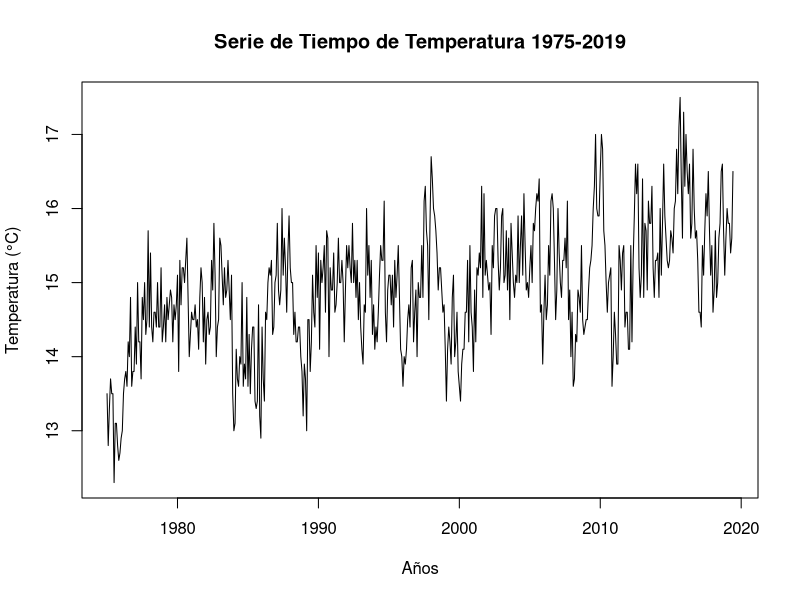
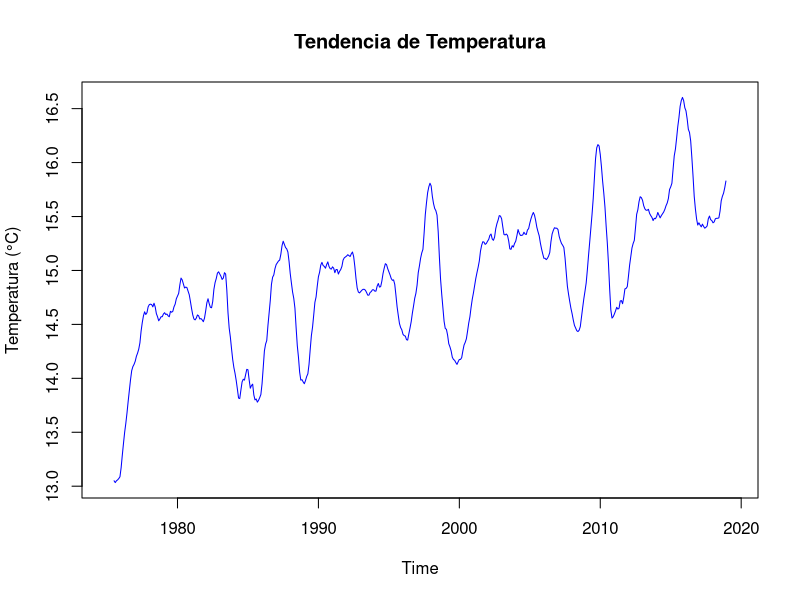
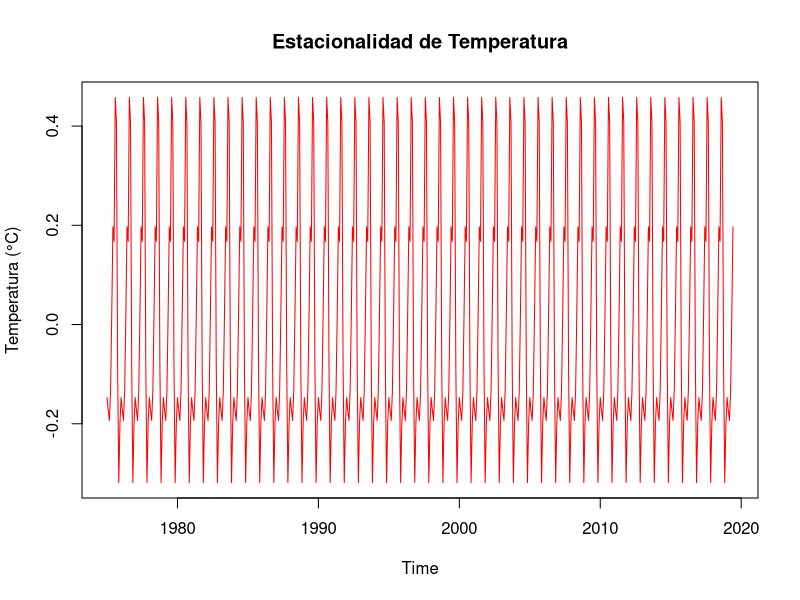
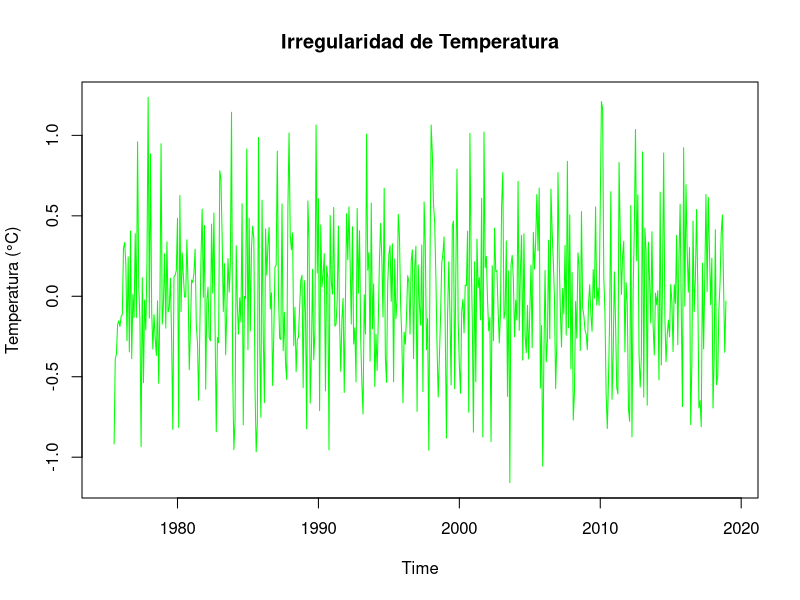
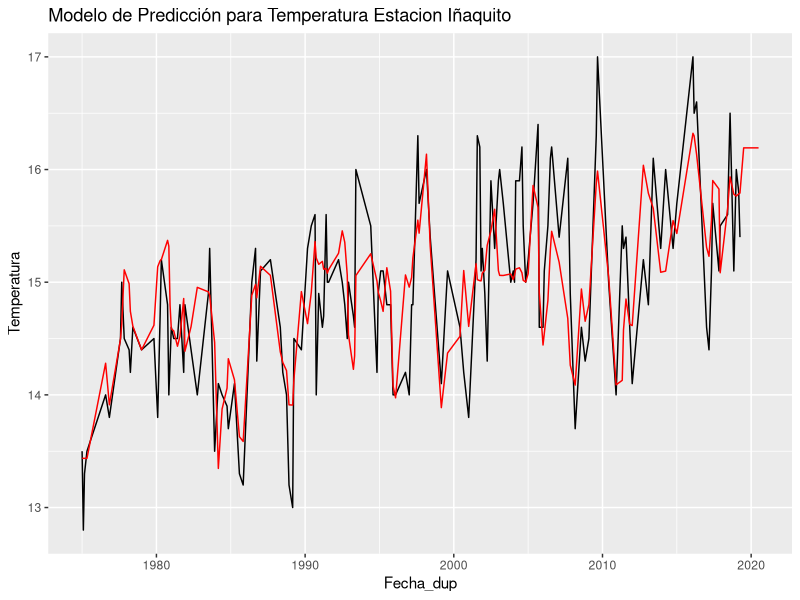
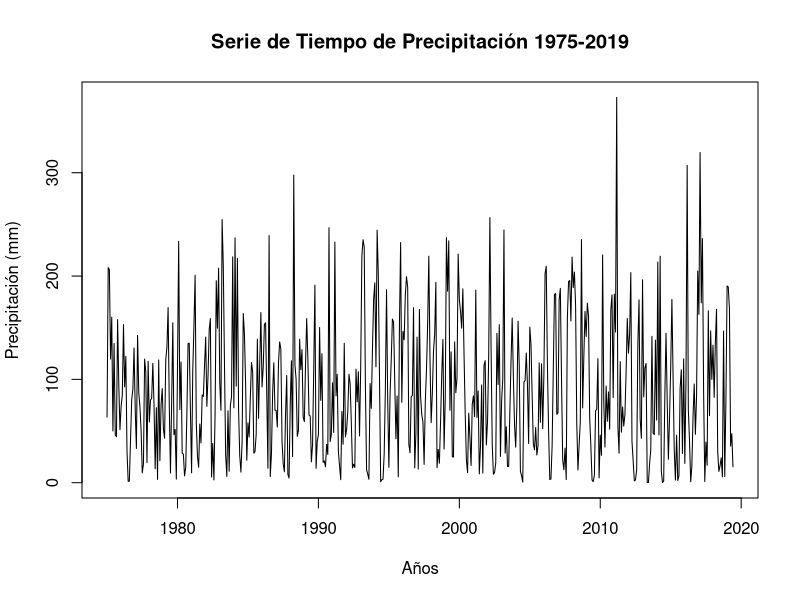
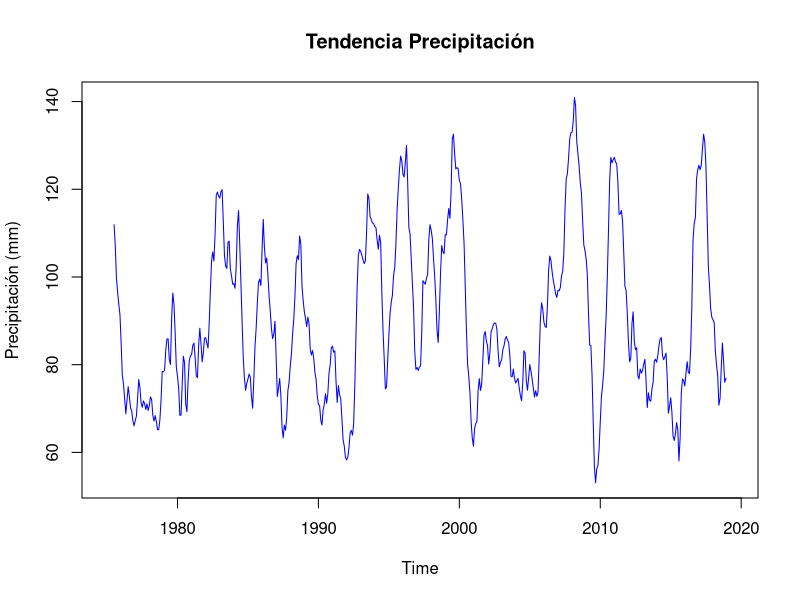
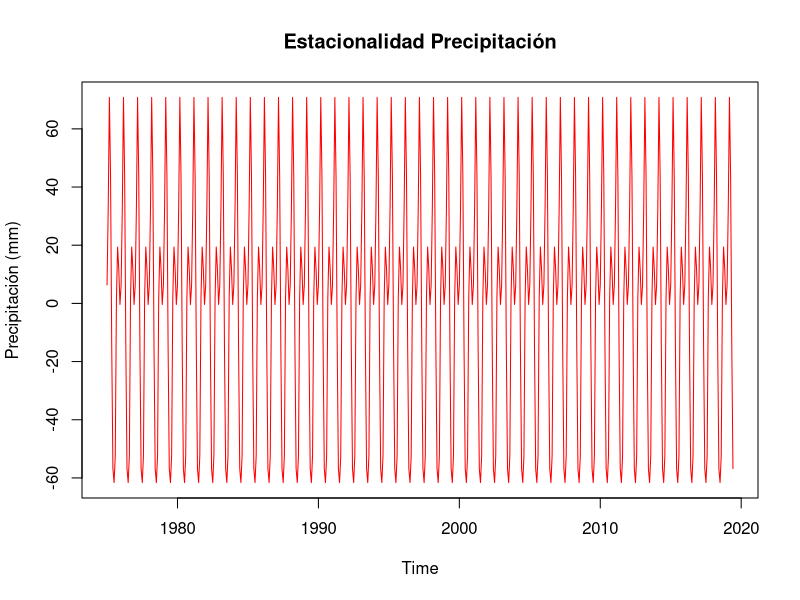

Write R code to recreate these figures, in order.
## ---- chunk 1

library(lubridate)
library(dplyr)
library(tidyr)
library(ggplot2)
library(caret)
library(randomForest)
library(zoo)


knitr::opts_chunk$set(echo = TRUE)
## ---- chunk 2
setwd("~/ING AMBIENTAL/INFORMATICA23-24/Proyecto")
temp <- read.csv("Temp_Final.csv", sep = ",", dec = ".", header = T)
## ---- chunk 3
temp_ts <- ts(temp$Temperatura, frequency = 12, start = c(1975,1))
plot(temp_ts, main = "Serie de Tiempo de Temperatura 1975-2019", xlab = "Años", ylab = "Temperatura (°C)")
## ---- chunk 4
temp_ts_descomp <- decompose(temp_ts) 
## ---- chunk 5
plot(temp_ts_descomp$trend, main = "Tendencia de Temperatura", col = "blue", ylab = "Temperatura (°C)")


## ---- chunk 6
plot(temp_ts_descomp$seasonal, main = "Estacionalidad de Temperatura", col = "red", ylab = "Temperatura (°C)")
## ---- chunk 7
plot(temp_ts_descomp$random, main = "Irregularidad de Temperatura", col = "green", ylab = "Temperatura (°C)")
## ---- chunk 8

fecha_final <- as.Date("2019-07-01")

fecha_pred <- as.Date("2020-07-01")

date_inicial <- as.Date("1975-01-01")

date_final <- as.Date("2019-06-01")

Fecha <- as.Date(seq(from = date_inicial, to = date_final, by="month"))

## ---- chunk 9
temp <- as.data.frame(temp)
head(temp, n = 60)
## ---- chunk 10
temp <- as.data.frame(cbind(temp$Temperatura, Fecha))
## ---- chunk 11
names(temp) <- c("Temperatura", "Fecha")
## ---- chunk 12
temp$Fecha <- as.Date(temp$Fecha)
## ---- chunk 13
fecha_predic <- as.Date(seq(from = fecha_final, to = (fecha_pred), by = "month"))
## ---- chunk 14
Temperatura <- as.numeric(NA)
fecha_predic <- as.data.frame(cbind(Temperatura, fecha_predic))
fecha_predic$fecha_predic <- as.Date(fecha_predic$fecha_predic)
names(fecha_predic) <- c("Temperatura", "Fecha")
## ---- chunk 15
temp <- rbind(temp, fecha_predic)
## ---- chunk 16
temp$Fecha_dup <- temp$Fecha

temp <- temp %>% separate(Fecha, c("Año", "Mes", "Dia"))
## ---- chunk 17
temp$Año <- as.numeric(temp$Año)
temp$Mes <- as.numeric(temp$Mes)
temp$Dia <- as.numeric(temp$Dia)
## ---- chunk 18
set.seed(1996)
train <- createDataPartition(na.omit(subset(temp, temp$Fecha_dup < fecha_final))$Temperatura
                             , p = 0.7, list = F) 


## ---- chunk 19
test <- rbind(temp[-train,] , subset(temp, temp$Fecha_dup >= fecha_final))

## ---- chunk 20
mod_rf <- randomForest(Temperatura ~ Fecha_dup, data = temp[train,], 
                       type = "regression", ntree = 500)
## ---- chunk 21
pred_rf <- predict(mod_rf, test)

datos_rf <- cbind(pred_rf, test)

## ---- chunk 22
error_abs_rf <-RMSE(datos_rf$Temperatura, datos_rf$pred_rf, na.rm = T)

error_por_rf <- error_abs_rf / datos_rf[datos_rf$Fecha_dup == max(na.omit(datos_rf)$Fecha_dup), ]$Temperatura
error_por_rf*100

MAE(datos_rf$Temperatura, datos_rf$pred_rf, na.rm = T)
## ---- chunk 23
ggplot() + geom_line(data = datos_rf, aes(x = Fecha_dup, y = Temperatura), color = "black") +
  geom_line(data = datos_rf, aes(x = Fecha_dup, y = pred_rf), color = "red") + 
  ggtitle("Modelo de Predicción para Temperatura Estacion Iñaquito ")
## ---- chunk 24
names(datos_rf) <- c("Temperatura Modelo", "Temperatura", "Año", "Mes", "Día", "Fecha")
head(datos_rf, n = 60)
## ---- chunk 25
setwd("~/ING AMBIENTAL/INFORMATICA23-24/Proyecto")
preci <- read.csv("Preci_Final.csv", sep = ",", dec = ".", header = T)
## ---- chunk 26
preci_ts <- ts(preci$Parque.Bicentenario, frequency = 12, start = c(1975,1))
plot(preci_ts, main = "Serie de Tiempo de Precipitación 1975-2019", xlab = "Años", ylab = "Precipitación (mm)")
## ---- chunk 27
preci_ts_descomp <- decompose(preci_ts) 
## ---- chunk 28
plot(preci_ts_descomp$trend, main = "Tendencia Precipitación", col = "blue", ylab = "Precipitación (mm)")
## ---- chunk 29
plot(preci_ts_descomp$seasonal, main = "Estacionalidad Precipitación", col = "red", ylab = "Precipitación (mm)")
## ---- chunk 30
plot(preci_ts_descomp$random, main = "Irregularidad Precipitación", col = "green", ylab = "Precipitación (mm)")
## ---- chunk 31
preci <- as.data.frame(preci)
head(preci, n = 60)
## ---- chunk 32
names(preci) <- c("Fecha", "Precipitacion")
## ---- chunk 33
preci <- as.data.frame(cbind(Fecha, preci$Precipitacion))
## ---- chunk 34
preci$Fecha <- as.Date(preci$Fecha)
names(preci) <- c("Fecha", "Precipitacion")
## ---- chunk 35
fecha_predic_preci <- as.Date(seq(from = fecha_final, to = (fecha_pred), by = "month"))
## ---- chunk 36
Precipitacion <- as.numeric(NA)
fecha_predic_preci <- as.data.frame(cbind(fecha_predic_preci, Precipitacion))
fecha_predic_preci$fecha_predic_preci <- as.Date(fecha_predic_preci$fecha_predic_preci)
names(fecha_predic_preci) <- c("Fecha", "Precipitacion")
## ---- chunk 37
preci <- rbind(preci, fecha_predic_preci)
## ---- chunk 38
preci$Fecha_dup_preci <- preci$Fecha

preci <- preci %>% separate(Fecha, c("Año", "Mes", "Dia"))
## ---- chunk 39
preci$Año <- as.numeric(preci$Año)
preci$Mes <- as.numeric(preci$Mes)
preci$Dia <- as.numeric(preci$Dia)

## ---- chunk 40
set.seed(1997)
train_preci <- createDataPartition(na.omit(subset(preci, preci$Fecha_dup_preci < fecha_final))$Precipitacion
                             , p = 0.7, list = F) 
## ---- chunk 41
test_preci <- rbind(preci[-train_preci,] , subset(preci, preci$Fecha_dup_preci >= fecha_final))

## ---- chunk 42
mod_rf_preci <- randomForest(Precipitacion ~ Fecha_dup_preci, data = preci[train_preci,], 
                       type = "regression", ntree = 500)
## ---- chunk 43
pred_rf_preci <- predict(mod_rf_preci, test_preci)

datos_rf_preci <- cbind(pred_rf_preci, test_preci)

## ---- chunk 44
error_abs_rf_preci <-RMSE(datos_rf_preci$Precipitacion, datos_rf_preci$pred_rf_preci, na.rm = T)

error_por_rf_preci <- error_abs_rf / datos_rf_preci[datos_rf_preci$Fecha_dup_preci == max(na.omit(datos_rf_preci)$Fecha_dup_preci), ]$Precipitacion
error_por_rf_preci*100

MAE(datos_rf_preci$Precipitacion, datos_rf_preci$pred_rf_preci, na.rm = T)
## ---- chunk 45
ggplot() + geom_line(data = datos_rf_preci, aes(x = Fecha_dup_preci, y = Precipitacion), color = "black") +
  geom_line(data = datos_rf_preci, aes(x = Fecha_dup_preci, y = pred_rf_preci), color = "red") + 
  ggtitle("Modelo de Predicción para Precipitación Estacion Iñaquito ")
## ---- chunk 46
names(datos_rf_preci) <- c("Precipitación Modelo", "Año", "Mes", "Día", "Temperatura", "Fecha")
head(datos_rf_preci, n = 60)
